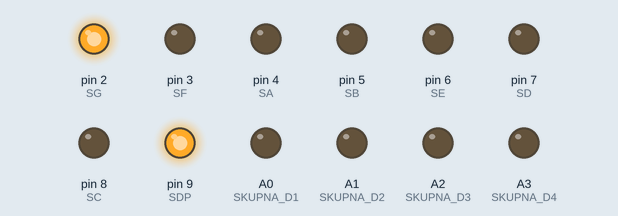
Bench run of a sketch on a simulated Arduino Uno, built with avr-gcc and run on an emulated ATmega328P. Shown: output pins drawn as LEDs (lit = HIGH).

Above: at 0.3 s.
At 1.0 s:
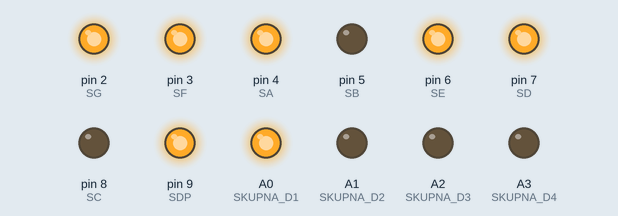
At 1.7 s:
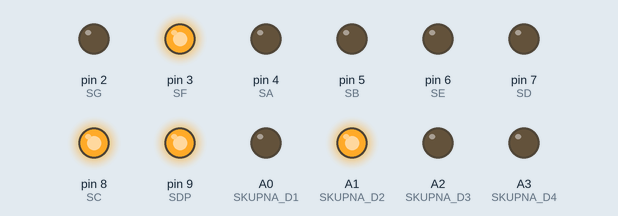
At 2.4 s:
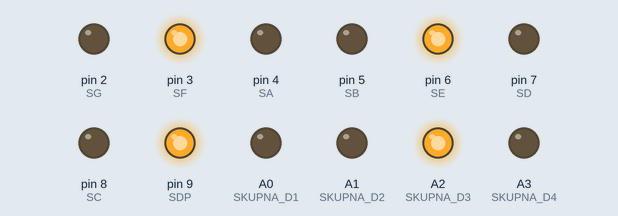
At 3.1 s:
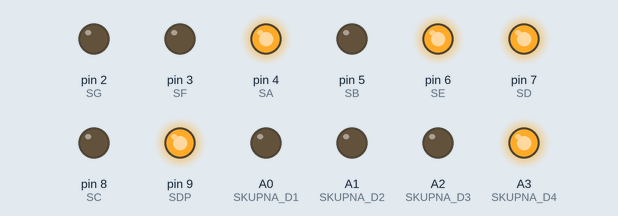
Timing chart, 0 to 4.0 s (numbered marks = the images above):
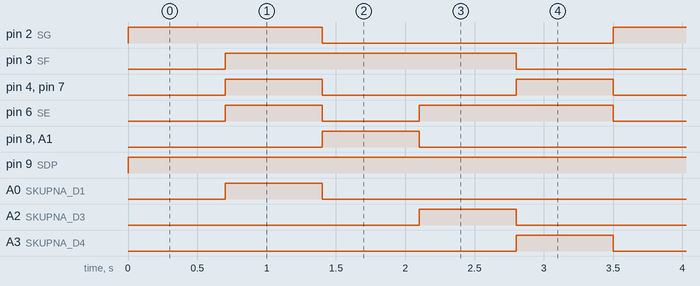

The sketch:

4_krat_8_segmentni.ino
```cpp
#define SDP 9
#define SC 8
#define SD 7
#define SE 6
#define SB 5
#define SA 4
#define SF 3
#define SG 2

#define SKUPNA_D1 A0
#define SKUPNA_D2 A1
#define SKUPNA_D3 A2
#define SKUPNA_D4 A3

#define PRIZGANA_STEVKA HIGH //ce dela na skupno katodo zamenjaj z HIGH
#define UGASNJENA_STEVKA LOW
#define NEGIRANO ! //vkljuci ustrezno vrstico

void izberi_samo_stevko(int stevka) {
  digitalWrite(SKUPNA_D1, UGASNJENA_STEVKA);
  digitalWrite(SKUPNA_D2, UGASNJENA_STEVKA);
  digitalWrite(SKUPNA_D3, UGASNJENA_STEVKA);
  digitalWrite(SKUPNA_D4, UGASNJENA_STEVKA);

  if (stevka == 1) {
    digitalWrite(SKUPNA_D1, PRIZGANA_STEVKA);
  }
  if (stevka == 2) {
    digitalWrite(SKUPNA_D2, PRIZGANA_STEVKA);
  }
  if (stevka == 3) {
    digitalWrite(SKUPNA_D3, PRIZGANA_STEVKA);
  }
  if (stevka == 4) {
    digitalWrite(SKUPNA_D4, PRIZGANA_STEVKA);
  }
}

void prikazi_cifro(byte A, byte B, byte C, byte D, byte E, byte F, byte G, byte DP) {
  digitalWrite(SA, NEGIRANO A);
  digitalWrite(SB, NEGIRANO B);
  digitalWrite(SC, NEGIRANO C);
  digitalWrite(SD, NEGIRANO D);
  digitalWrite(SE, NEGIRANO E);
  digitalWrite(SF, NEGIRANO F);
  digitalWrite(SG, NEGIRANO G);
  digitalWrite(SDP, NEGIRANO DP);

  return;
}

void prikazi_stevko(byte stevka) {
  if (stevka == 0) {
    prikazi_cifro(1, 1, 1, 1, 1, 1, 0, 0); //0
  }
  if (stevka == 1) {
    prikazi_cifro(0, 1, 1, 0, 0, 0, 0, 0); //1
  }
  if (stevka == 2) {
    prikazi_cifro(1, 1, 0, 1, 1, 0, 1, 0); //2
  }
  if (stevka == 3) {
    prikazi_cifro(1, 1, 1, 1, 0, 0, 1, 0); //3
  }
  if (stevka == 4) {
    prikazi_cifro(0, 1, 1, 0, 0, 1, 1, 0); //4
  }
  if (stevka == 5) {
    prikazi_cifro(1, 0, 1, 1, 0, 1, 1, 0); //5
  }
  if (stevka == 6) {
    prikazi_cifro(1, 0, 1, 1, 1, 1, 1, 0); //6
  }
  if (stevka == 7) {
    prikazi_cifro(1, 1, 1, 0, 0, 0, 0, 0); //7
  }
  if (stevka == 8) {
    prikazi_cifro(1, 1, 1, 1, 1, 1, 1, 0); //8
  }
  if (stevka == 9) {
    prikazi_cifro(1, 1, 1, 1, 0, 1, 1, 0); //9
  }
}

void setup() {
  // put your setup code here, to run once:
  pinMode(SDP, OUTPUT);
  pinMode(SC, OUTPUT);
  pinMode(SD, OUTPUT);
  pinMode(SE, OUTPUT);
  pinMode(SF, OUTPUT);
  pinMode(SG, OUTPUT);
  pinMode(SB, OUTPUT);
  pinMode(SA, OUTPUT);

  pinMode(SKUPNA_D1, OUTPUT);
  pinMode(SKUPNA_D2, OUTPUT);
  pinMode(SKUPNA_D3, OUTPUT);
  pinMode(SKUPNA_D4, OUTPUT);

  digitalWrite(SKUPNA_D1, PRIZGANA_STEVKA);
  digitalWrite(SKUPNA_D2, PRIZGANA_STEVKA);
  digitalWrite(SKUPNA_D3, PRIZGANA_STEVKA);
  digitalWrite(SKUPNA_D4, PRIZGANA_STEVKA);
}

void loop() {
  // put your main code here, to run repeatedly:
  for (int i = 0; i < 5; i++) {
    izberi_samo_stevko(i % 5);
    prikazi_stevko(i);
    delay(700);
  }
}
```

Measured:
- by itself, pin 2 (SG): alternates HIGH for 1.4 s and LOW for 2.1 s
- by itself, pin 3 (SF): alternates HIGH for 2.1 s and LOW for 1.4 s
- by itself, pin 4 (SA), pin 7 (SD): repeats every 3.5 s: LOW 1.4 s, HIGH 0.70 s, LOW 0.70 s, HIGH 0.70 s
- by itself, pin 6 (SE): repeats every 3.5 s: LOW 0.70 s, HIGH 1.4 s, LOW 0.70 s, HIGH 0.70 s
- by itself, pin 8 (SC), A0 (SKUPNA_D1), A1 (SKUPNA_D2), A2 (SKUPNA_D3), A3 (SKUPNA_D4): alternates HIGH for 0.70 s and LOW for 2.8 s
- by itself, pin 9 (SDP): LOW → HIGH at 0.00 s
